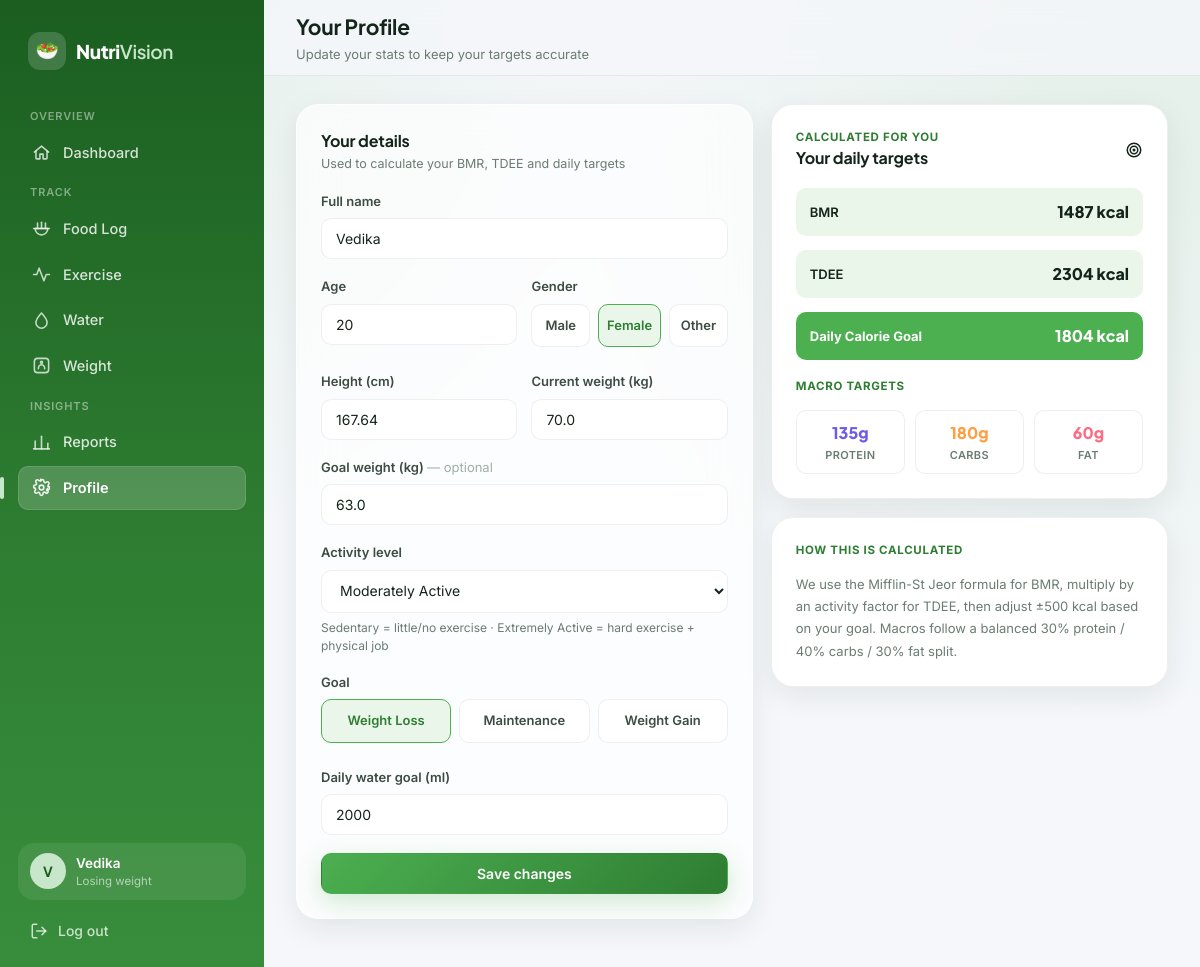
Screenshot of /profile (signed in) with the database file from the repository.
### models.py (models this page shows, shortened)
class User(UserMixin, db.Model):
    __tablename__ = "users"
    id = db.Column(db.Integer, primary_key=True)
    name = db.Column(db.String(100), nullable=False)
    email = db.Column(db.String(150), unique=True, nullable=False, index=True)
    password_hash = db.Column(db.String(255), nullable=False)
    age = db.Column(db.Integer)
    gender = db.Column(db.String(20))  # 'male' | 'female' | 'other'
    height = db.Column(db.Float)  # centimetres
    weight = db.Column(db.Float)  # kilograms (latest known weight)
    goal_weight = db.Column(db.Float)  # kilograms (target weight)
    activity_level = db.Column(db.String(30), default="sedentary")
    goal = db.Column(db.String(20), default="maintenance")  # weight_loss | maintenance | weight_gain
    water_goal_ml = db.Column(db.Integer, default=2000)
    created_at = db.Column(db.DateTime, default=datetime.utcnow)
    food_logs = db.relationship("FoodLog", backref="user", lazy=True, cascade="all, delete-orphan")
    exercise_logs = db.relationship("ExerciseLog", backref="user", lazy=True, cascade="all, delete-orphan")
    water_logs = db.relationship("WaterLog", backref="user", lazy=True, cascade="all, delete-orphan")
    weight_logs = db.relationship("WeightLog", backref="user", lazy=True, cascade="all, delete-orphan")
    @property
    def profile_complete(self):
        return all([self.age, self.gender, self.height, self.weight, self.activity_level, self.goal])
    def calculate_bmr(self):
        if not all([self.weight, self.height, self.age, self.gender]):
            return None
        base = (10 * self.weight) + (6.25 * self.height) - (5 * self.age)
        if self.gender == "male":
            return round(base + 5, 1)
        elif self.gender == "female":
            return round(base - 161, 1)
        else:
            return round(base - 78, 1)
    def calculate_tdee(self):
        bmr = self.calculate_bmr()
        if bmr is None:
            return None
        multiplier = ACTIVITY_MULTIPLIERS.get(self.activity_level, 1.2)
        return round(bmr * multiplier, 1)
    def calculate_daily_calorie_goal(self):
        tdee = self.calculate_tdee()
        if tdee is None:
            return None
        adjustment = GOAL_CALORIE_ADJUSTMENT.get(self.goal, 0)
        goal_calories = tdee + adjustment
        return round(max(goal_calories, 1200), 0)
    def calculate_macro_targets(self):
        calorie_goal = self.calculate_daily_calorie_goal()
        if calorie_goal is None:
            return {"protein": 0, "carbs": 0, "fat": 0}
        return {
            "protein": round((calorie_goal * 0.30) / 4, 0),
            "carbs": round((calorie_goal * 0.40) / 4, 0),
            "fat": round((calorie_goal * 0.30) / 9, 0),
        }

### blueprints/profile.py (the view, shortened to what this page needs)
@profile_bp.route("/profile", methods=["GET", "POST"])
@login_required
def edit_profile():
    onboarding = request.args.get("onboarding") == "1"
    return render_template(
        "profile.html",
        activity_labels=ACTIVITY_LABELS,
        goal_labels=GOAL_LABELS,
        onboarding=onboarding,
    )

### templates/profile.html (shortened to what this page needs)
{% extends "base.html" %}
{% from "partials/icons.html" import icon %}
{% block page_title %}{{ "Welcome — let's set you up" if onboarding else "Your Profile" }}{% endblock %}
{% block page_subtitle %}{{ "One quick step before your dashboard is ready" if onboarding else "Update your stats to keep your targets accurate" }}{% endblock %}
{% block content %}
<div class="dash-grid">
  <div class="card">
    <div class="card-header">
      <div>
        <h3>Your details</h3>
        <p class="subtitle">Used to calculate your BMR, TDEE and daily targets</p>
      </div>
    </div>
    <form method="POST" action="{{ url_for('profile.edit_profile') }}{{ '?onboarding=1' if onboarding else '' }}" novalidate id="profileForm">
      <div class="form-group">
        <label for="name">Full name</label>
        <input class="input" type="text" id="name" name="name" value="{{ current_user.name or '' }}" required>
      </div>
      <div class="form-row">
        <div class="form-group">
          <label for="age">Age</label>
          <input class="input" type="number" id="age" name="age" min="10" max="100" value="{{ current_user.age or '' }}" placeholder="e.g. 28" required>
        </div>
        <div class="form-group">
          <label>Gender</label>
          <div class="segmented cols-3">
            {% for val, lbl in [('male','Male'), ('female','Female'), ('other','Other')] %}
            <label class="option" for="gender_{{ val }}">{{ lbl }}</label>
            {% endfor %}
          </div>
        </div>
      </div>
      <div class="form-row">
        <div class="form-group">
          <label for="height">Height (cm)</label>
          <input class="input" type="number" step="0.1" id="height" name="height" min="100" max="250" value="{{ current_user.height or '' }}" placeholder="e.g. 175" required>
        </div>
        <div class="form-group">
          <label for="weight">Current weight (kg)</label>
          <input class="input" type="number" step="0.1" id="weight" name="weight" min="30" max="300" value="{{ current_user.weight or '' }}" placeholder="e.g. 72" required>
        </div>
      </div>
      <div class="form-group">
        <label for="goal_weight">Goal weight (kg) <span class="optional">— optional</span></label>
        <input class="input" type="number" step="0.1" id="goal_weight" name="goal_weight" min="30" max="300" value="{{ current_user.goal_weight or '' }}" placeholder="e.g. 68">
      </div>
      <div class="form-group">
        <label for="activity_level">Activity level</label>
        <select class="input" id="activity_level" name="activity_level" required>
          {% for val, lbl in activity_labels.items() %}
          <option value="{{ val }}" {{ 'selected' if current_user.activity_level == val }}>{{ lbl }}</option>
          {% endfor %}
        </select>
        <p class="help-text">Sedentary = little/no exercise · Extremely Active = hard exercise + physical job</p>
      </div>
      <div class="form-group">
        <label>Goal</label>
        <div class="segmented cols-3">
          {% for val, lbl in goal_labels.items() %}
          <label class="option" for="goal_{{ val }}">{{ lbl }}</label>
          {% endfor %}
        </div>
      </div>
      <div class="form-group">
        <label for="water_goal_ml">Daily water goal (ml)</label>
        <input class="input" type="number" id="water_goal_ml" name="water_goal_ml" min="500" max="8000" step="50" value="{{ current_user.water_goal_ml or 2000 }}">
      </div>
      <button class="btn btn-primary btn-block" type="submit">
        {{ "Save & view my dashboard" if onboarding else "Save changes" }}
      </button>
    </form>
  </div>
  <div class="dash-col">
    <div class="card-solid">
      <div class="card-header">
        <div>
          <p class="card-eyebrow">Calculated for you</p>
          <h3>Your daily targets</h3>
        </div>
        {{ icon('target', 'icon') }}
      </div>
      {% if current_user.profile_complete %}
      <div class="flex-between mb-14" style="padding:12px 14px;background:var(--primary-50);border-radius:var(--radius-sm);">
        <span class="text-sm" style="font-weight:600;">BMR</span>
        <span style="font-family:var(--font-display);font-weight:800;">{{ current_user.calculate_bmr()|round|int }} kcal</span>
      </div>
      <div class="flex-between mb-14" style="padding:12px 14px;background:var(--primary-50);border-radius:var(--radius-sm);">
        <span class="text-sm" style="font-weight:600;">TDEE</span>
        <span style="font-family:var(--font-display);font-weight:800;">{{ current_user.calculate_tdee()|round|int }} kcal</span>
      </div>
      <div class="flex-between mb-18" style="padding:12px 14px;background:var(--primary);border-radius:var(--radius-sm);color:#fff;">
        <span class="text-sm" style="font-weight:700;">Daily Calorie Goal</span>
        <span style="font-family:var(--font-display);font-weight:800;">{{ current_user.calculate_daily_calorie_goal()|round|int }} kcal</span>
      </div>
      <p class="card-eyebrow mb-14">Macro targets</p>
      <div class="macro-chip-row">
        {% set macros = current_user.calculate_macro_targets() %}
        <div class="macro-chip protein"><div class="mval">{{ macros.protein|int }}g</div><div class="mlbl">Protein</div></div>
        <div class="macro-chip carbs"><div class="mval">{{ macros.carbs|int }}g</div><div class="mlbl">Carbs</div></div>
        <div class="macro-chip fat"><div class="mval">{{ macros.fat|int }}g</div><div class="mlbl">Fat</div></div>
      </div>
      {% else %}
      <div class="empty-state">
        <div class="empty-icon">{{ icon('user') }}</div>
        <h4>Complete your details</h4>
        <p>Fill out the form to see your personalized BMR, TDEE and macro targets here.</p>
      </div>
      {% endif %}
    </div>
    <div class="card-solid">
      <p class="card-eyebrow mb-14">How this is calculated</p>
      <p class="text-sm text-muted" style="line-height:1.7;">
        We use the Mifflin-St Jeor formula for BMR, multiply by an activity factor for TDEE,
        then adjust ±500 kcal based on your goal. Macros follow a balanced 30% protein /
        40% carbs / 30% fat split.
      </p>
    </div>
  </div>
</div>
{% endblock %}

### templates/base.html (shortened to what this page needs)
<!DOCTYPE html>
<html lang="en">
<head>
<link rel="stylesheet" href="{{ url_for('static', filename='css/style.css') }}">
</head>
<body>
{% from "partials/icons.html" import icon %}
<div class="app-shell">
  <aside class="sidebar" id="sidebar">
    <div class="sidebar-brand">
      <div class="logo-mark">🥗</div>
      <div class="logo-text">Nutri<span>Vision</span></div>
    </div>
    <p class="sidebar-section-label">Overview</p>
    <nav class="sidebar-nav">
      <a class="sidebar-link {{ 'active' if request.endpoint == 'dashboard.home' }}" href="{{ url_for('dashboard.home') }}">
        {{ icon('home') }} Dashboard
      </a>
    </nav>
    <p class="sidebar-section-label">Track</p>
    <nav class="sidebar-nav">
      <a class="sidebar-link {{ 'active' if request.endpoint == 'food.food_log_page' }}" href="{{ url_for('food.food_log_page') }}">
        {{ icon('bowl') }} Food Log
      </a>
      <a class="sidebar-link {{ 'active' if request.endpoint == 'exercise.exercise_page' }}" href="{{ url_for('exercise.exercise_page') }}">
        {{ icon('activity') }} Exercise
      </a>
      <a class="sidebar-link {{ 'active' if request.endpoint == 'water.water_page' }}" href="{{ url_for('water.water_page') }}">
        {{ icon('droplet') }} Water
      </a>
      <a class="sidebar-link {{ 'active' if request.endpoint == 'weight.weight_page' }}" href="{{ url_for('weight.weight_page') }}">
        {{ icon('scale') }} Weight
      </a>
    </nav>
    <p class="sidebar-section-label">Insights</p>
    <nav class="sidebar-nav">
      <a class="sidebar-link {{ 'active' if request.endpoint == 'reports.reports_page' }}" href="{{ url_for('reports.reports_page') }}">
        {{ icon('bar-chart') }} Reports
      </a>
      <a class="sidebar-link {{ 'active' if request.endpoint == 'profile.edit_profile' }}" href="{{ url_for('profile.edit_profile') }}">
        {{ icon('settings') }} Profile
      </a>
    </nav>
    <div class="sidebar-footer">
      {% if current_user.is_authenticated %}
      <div class="sidebar-user">
        <div class="avatar">{{ current_user.name[:1]|upper }}</div>
        <div class="user-meta">
          <div class="user-name">{{ current_user.name }}</div>
          <div class="user-goal">{{ {'weight_loss':'Losing weight','maintenance':'Maintaining','weight_gain':'Gaining weight'}.get(current_user.goal, 'Set a goal') }}</div>
        </div>
      </div>
      <a class="sidebar-logout" href="{{ url_for('auth.logout') }}">{{ icon('logout') }} Log out</a>
      {% endif %}
    </div>
  </aside>
  <div class="main-col">
    <header class="topbar">
      <div class="flex gap-14" style="align-items:center;">
        <div class="topbar-title">
          <h1>{% block page_title %}Dashboard{% endblock %}</h1>
          <p>{% block page_subtitle %}{{ today.strftime('%A, %B') }} {{ today.day }}{% endblock %}</p>
        </div>
      </div>
    </header>
    <main class="content">
      {% block content %}{% endblock %}
    </main>
  </div>
</div>
</body>
</html>

### rows the page displays
User: name "V", name "Vedika", goal "Losing weight", age "20", height "167.64", weight "70.0", goal_weight "63.0", water_goal_ml "2000", calculate_bmr "1487", calculate_tdee "2304", calculate_daily_calorie_goal "1804"

### other values shown
{{ "Welcome — let's set you up" if onboarding else "Your Profile" }} "Your Profile"
{{ lbl }} "Male" "Female" "Other"
{{ lbl }} "Weight Loss" "Maintenance" "Weight Gain"
{{ "Save & view my dashboard" if onboarding else "Save changes" }} "Save changes"
{{ macros.protein|int }} "135"
{{ macros.carbs|int }} "180"
{{ macros.fat|int }} "60"
form field activity_level "Moderately Active"
